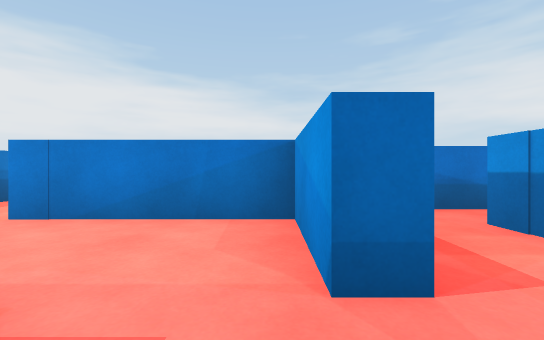
view 1 (above)

19 first-person views from a walk through a Unity game level. The camera is 0.62 m above the floor, looks level and sees 90° across. The floor is counted in squares, 1 m on a side. Each view is taken from the middle of a square. On the plan, view 1 faces up. The plan holds only what a view shows up to about 9 squares ahead; the rest is blank. The place goes on beyond the plan. The player is left out.

view 2
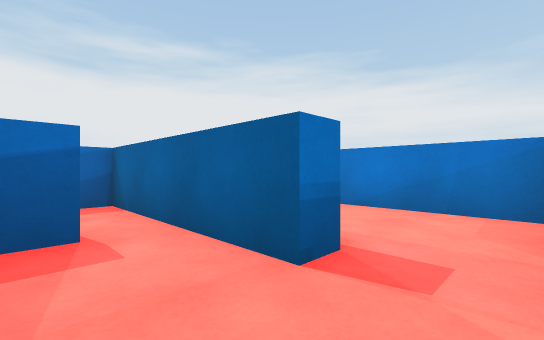

view 3
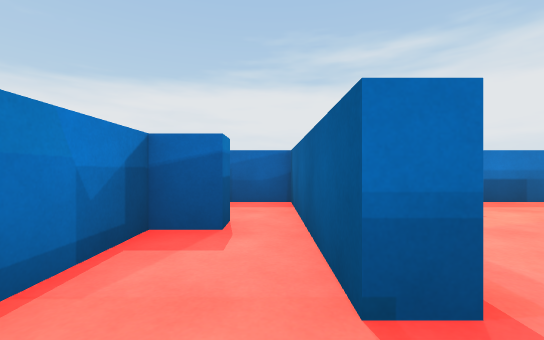

view 4
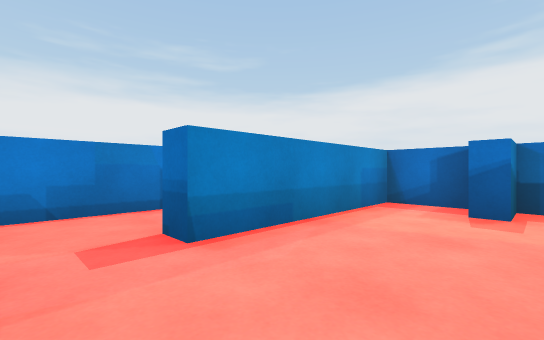

view 5
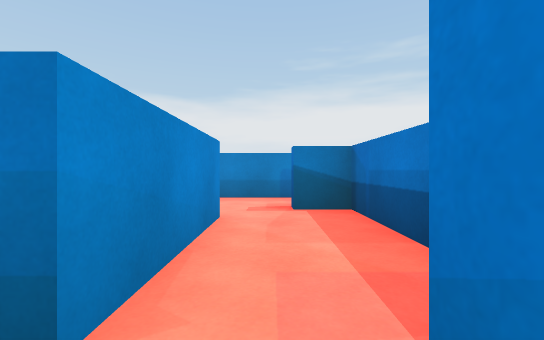

view 6
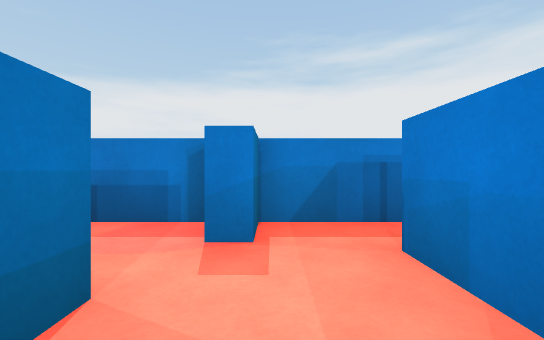

view 7
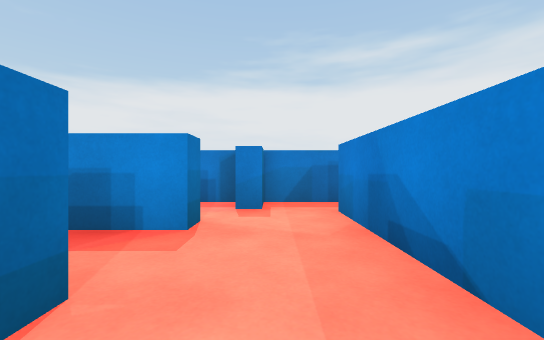

view 8
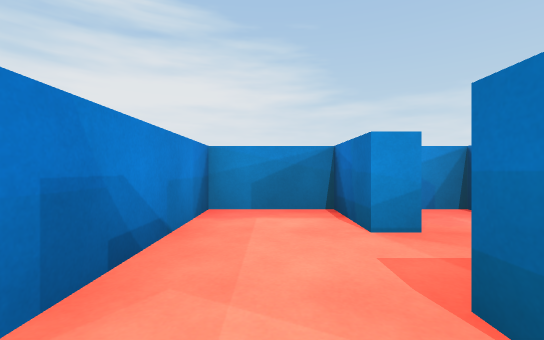

view 9
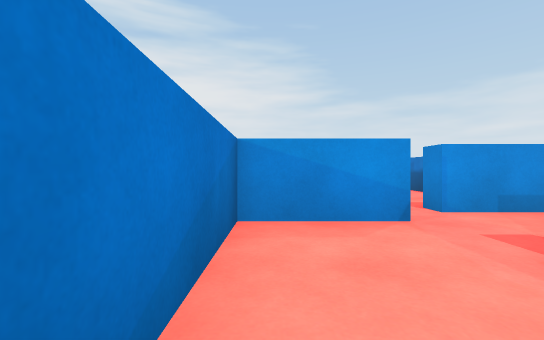

view 10
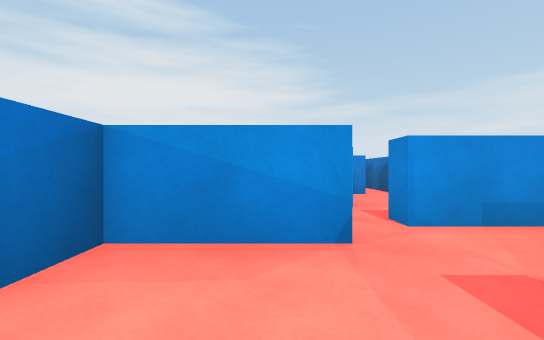

view 11
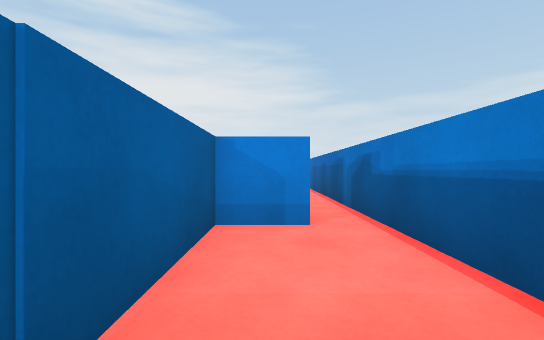

view 12
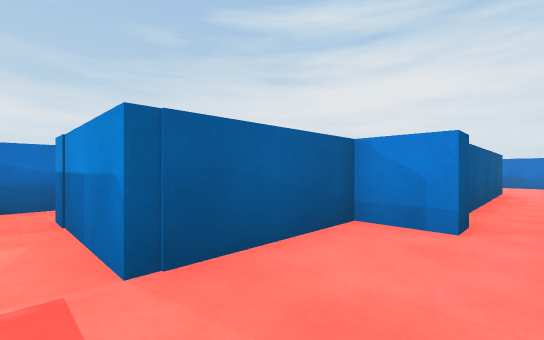

view 13
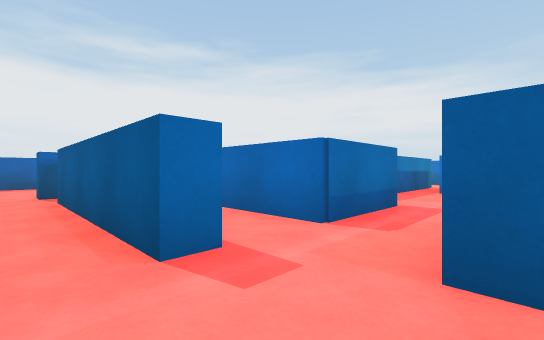

view 14
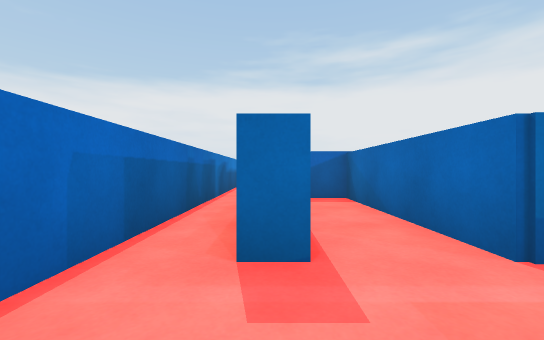

view 15
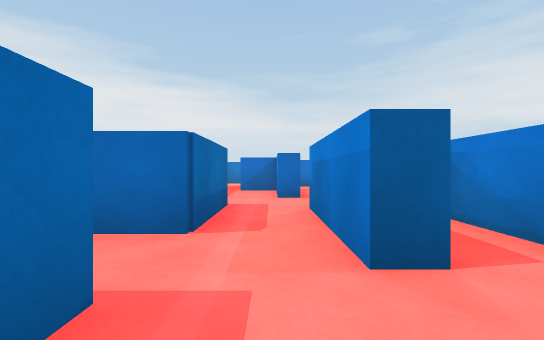

view 16
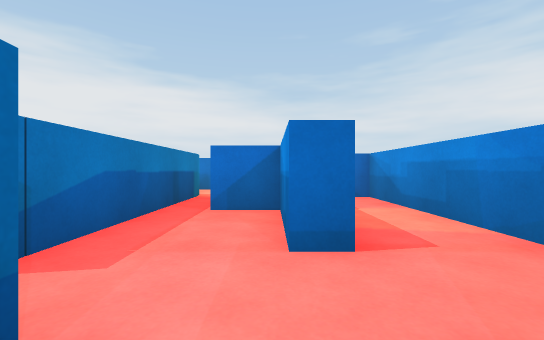

view 17
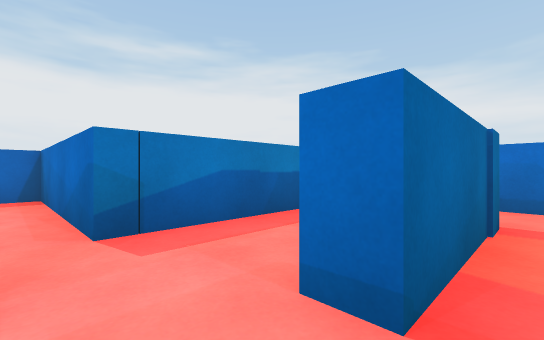

view 18
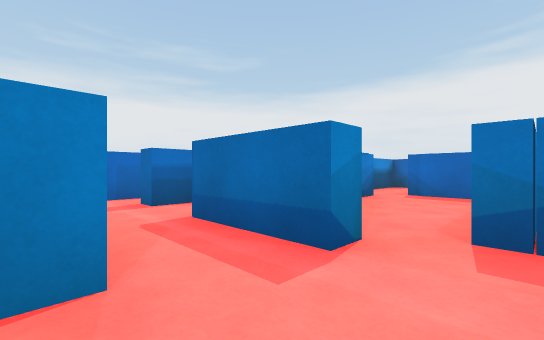

view 19
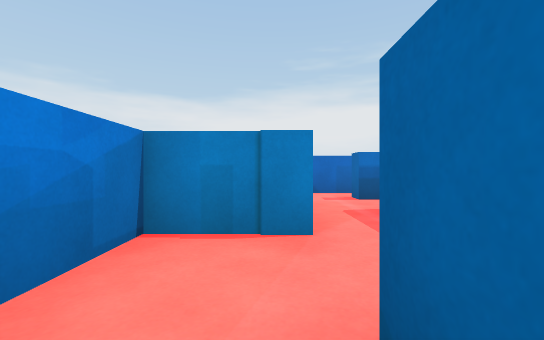

### Floor plan
Points are (right, up) in squares from view 1. A wall is a line through its corners. A room is listed if a view was taken in it or the views show most of it. See-through windows are left out.
Room 1 (views 1, 2, 3, 4)
walls: (-1.1, 0.9) (-1.1, 0.4) (-2.6, 0.4); (0.3, 1.3) (0.3, 3.4) (-1.4, 3.4); (-2.8, -0.5) (-2.8, -1.3) (0, -1.3); (1, -1) (1, 0.5)
ways out: opening at (-2.5, 2.5) to room 2; opening at (1, 1) to room 4; opening at (-3, 0)
Room 2 (views 5, 8, 9, 10)
walls: (-5.3, 2.2) (-5.3, 0.9) (-1.1, 0.9); (-1.4, 3.4) (-3.3, 3.4) (-3.3, 6.1); (-5.3, 6.4) (-5.3, 2.7) (-4.3, 2.7) (-4.3, 2.2); (-5.3, 8.6) (-5.3, 6.8) (-4.3, 6.8) (-4.3, 6.4)
ways out: opening at (-2.5, 2.5) to room 1; opening at (-3, 7) to room 3
Room 3 (views 6, 7)
walls: (-3.3, 6.1) (-2.8, 6.1) (-2.8, 4.9); (-1.3, 5.5) (-1.3, 6.1) (0.3, 6.1) (0.3, 8) (-4.1, 8)
ways out: opening at (-3, 7) to room 2; opening at (-2, 6) to room 8
Room 4 (views 11, 12, 13, 14, 15)
walls: (5.6, -0.4) (5.1, -0.4) (5.1, 0.7) (2.5, 0.7); (3.2, -1.3) (12, -1.3); (1.5, -0.1) (1.5, -1); (1, 0.5) (1.5, 0.5); (11.2, -0.2) (6.6, -0.2); (0.9, 1.3) (0.3, 1.3); (13.1, 0.7) (12.6, 0.7); (14.3, -1) (14.3, -0.5)
ways out: opening at (1, 1) to room 1; opening at (12, 0) to room 6; opening at (6, 0.5) to room 7; opening at (2, 2.5)
Room 5 (views 16, 17, 18, 19)
walls: (12.6, 7.8) (12.6, 5.1) (12.1, 5.1); (11.2, 3.8) (11.2, 1.6); (10.2, 9.9) (10.2, 4.5); (12.6, 0.7) (12.6, 3.4) (14.3, 3.4) (14.3, 9.3) (12.5, 9.3)
ways out: opening at (12, 2) to room 6
Room 6 (no view inside)
walls: (10.4, 0.3) (11.2, 0.3) (11.2, -0.2); (11.2, 1.6) (7, 1.6) (7, 0.8)
ways out: opening at (12, 0) to room 4; opening at (12, 2) to room 5
Room 7 (no view inside)
walls: (5.6, 0) (5.6, -0.4)
ways out: opening at (6, 0.5) to room 4
Room 8 (no view inside)
walls: (0.3, 3.9) (0.3, 4.8)
ways out: opening at (-2, 6) to room 3

Positions as (right, up) in squares from view 1, and headings:
1: (0, 0), facing up
2: (0, -1), facing up-left
3: (0, 0), facing left
4: (0, 3), facing down-left
5: (-4, 7), facing down
6: (-2, 7), facing left
7: (0, 7), facing left
8: (-4, 7), facing right
9: (-3, 3), facing right
10: (-2, 2), facing right
11: (2, 0), facing right
12: (2, -1), facing up-right
13: (13, -1), facing up-left
14: (13, 0), facing left
15: (12, -1), facing up
16: (12, 3), facing up
17: (13, 4), facing up-left
18: (13, 5), facing down-left
19: (13, 6), facing down
